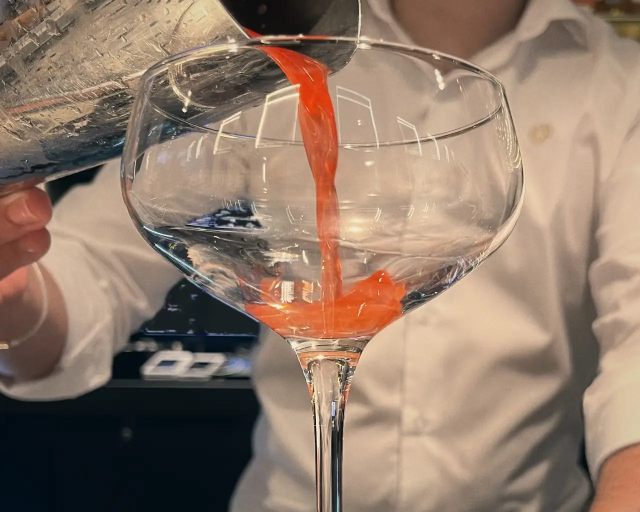
#> input picture src/assets/secuencias/llenado/01.webp, 1280 x 1024 px, given in place of touza-2.webp, which was not available (shown at 1/2 size)
$ python hoja_antes_despues.py   (older library calls are emulated)
#> lines starting #> are read from the running program, lines starting #| are printed output that depends on the picture; after the words box and inside, x2 and y2 are one past the last pixel; in counts of white or black regions, pixels touching at a corner belong together
### scripts/retoque/receta.py
"""
Receta de color única de Touza («la misma noche»).

Especificación: touza-recursos/auditoria/medios-animaciones.md, sección 4.
La usan retocar_fotos.py (maestros de la web), llenado.py (secuencia del hero
de /carta) y videos.py (bucle del hero y franja de clips).

La receta tiene dos partes:

1. El «look» común (`look`): curva de tono, saturación y virado de sombras a
   azul petróleo / luces a ámbar. Es una función píxel a píxel, así que se
   exporta tal cual como LUT 3D (`escribir_cube`, touza-noche.cube) y es lo
   que se aplica también a los vídeos con `ffmpeg lut3d`.
2. Lo que depende de la foto o del entorno del píxel y no cabe en una LUT:
   balance de blancos y exposición por foto (para llevarlas todas al mismo
   punto antes del look), reducción de ruido en sombras, nitidez suave,
   viñeteado y grano. Los ajustes por foto están en retocar_fotos.py.

Todo trabaja en float32 con valores sRGB en [0, 1] salvo donde se indica
«lineal». Sin dependencias fuera de numpy + OpenCV (cv2).
"""
from __future__ import annotations

import zlib
from dataclasses import dataclass, field

import cv2
import numpy as np

# ─────────────────────────── parámetros comunes ────────────────────────────
# Curva de tono: negro levantado (≈8/255, teñido de petróleo), medios más
# densos (gamma 0,93) y hombro suave que empieza hacia 220-235 y deja el
# blanco en ≈239/255 (el mármol quemado recupera algo de textura).
NEGRO = np.array([5.0, 9.0, 11.0], np.float32) / 255.0  # luma ≈ 8
GAMMA_MEDIOS = 0.93
RODILLA = 0.86  # inicio del hombro (≈219/255), tras levantar negros y gamma
BLANCO_ASINTOTA = 0.965  # el blanco puro (255) acaba en ≈239

# Saturación: -6 % global, naranjas -10 % más; los rojos de las copas, intactos.
SAT_GLOBAL = 0.94
SAT_NARANJA_EXTRA = -0.10
SAT_ROJO_EXTRA = +0.06  # compensa el -6 % global → los rojos quedan al 100 %

# Virado (split-toning). Tintes de la auditoría: sombras #0E2A33 (azul
# petróleo), luces #F2C078 (ámbar). Se aplica el croma del tinte, sin tocar la
# luminancia; «fuerza» es el desplazamiento máximo en tanto por uno (0,018 ≈
# 4,6 niveles de 255 en el canal más afectado).
TINTE_SOMBRAS = np.array([0x0E, 0x2A, 0x33], np.float32) / 255.0
TINTE_LUCES = np.array([0xF2, 0xC0, 0x78], np.float32) / 255.0
FUERZA_SOMBRAS = 0.022
FUERZA_LUCES = 0.018

# Espaciales (no van en la LUT).
VINETA = 0.12  # -12 % en las esquinas
GRANO = 0.014  # desviación del grano en los medios (≈3,6 niveles de 255; ≈2 % pico a pico en sombras)
GRANO_LADO_REF = 1600  # el grano se genera a 1600 px de lado largo: mismo tamaño aparente en todas
NITIDEZ_RADIO = 0.6
NITIDEZ_CANTIDAD = 0.6

LUMA = np.array([0.2126, 0.7152, 0.0722], np.float32)


# ─────────────────────────────── utilidades ────────────────────────────────
def a_lineal(x: np.ndarray) -> np.ndarray:
    x = np.clip(x, 0.0, 1.0)
    return np.where(x <= 0.04045, x / 12.92, ((x + 0.055) / 1.055) ** 2.4).astype(np.float32)


def a_srgb(x: np.ndarray) -> np.ndarray:
    x = np.clip(x, 0.0, 1.0)
    return np.where(x <= 0.0031308, x * 12.92, 1.055 * np.power(x, 1 / 2.4) - 0.055).astype(np.float32)


def luma(rgb: np.ndarray) -> np.ndarray:
    return (rgb @ LUMA).astype(np.float32)


# [90 lines left out: functions suavizado, ventana_tono, tono_hsv, curva, look, escribir_cube and 1 more, not called in this run]


def relacion_rb(rgb: np.ndarray) -> float:
    return float(rgb[..., 0].mean() / max(rgb[..., 2].mean(), 1e-6))


# [103 lines left out: functions buscar_balance, reducir_ruido, nitidez, mascara_vineta, vineta, grano, not called in this run]


# ─────────────────────────────── la receta ─────────────────────────────────
@dataclass
class Ajustes:
    """Ajustes por foto (los de la tabla de la auditoría)."""

    rb_objetivo: float | None = None  # R/B final buscado (None = no tocar el balance)
    rb_zona_luz: bool = False  # medir el R/B solo en lo iluminado
    ev: float = 0.0  # exposición global
    ev_mascara: float = 0.0  # exposición solo donde hay luz (la «T» retroiluminada)
    ruido: float = 4.0  # h del NLM en sombras (0 = nada)
    nitidez: float = NITIDEZ_CANTIDAD
    vineta: float = VINETA
    grano: float = GRANO
    notas: str = ""
    extra: dict = field(default_factory=dict)


# [31 lines left out: functions mascara_luz, preparar, retocar, not called in this run]


def medir(rgb: np.ndarray) -> dict:
    """Las mismas medidas de la auditoría: luz media, % negros, R/B y ruido en sombras."""
    a = np.clip(rgb, 0, 1).astype(np.float32) * 255.0
    lum = a @ np.array([0.299, 0.587, 0.114], np.float32)
    base = cv2.GaussianBlur(lum, (0, 0), 2)
    hp = lum - base
    sombras = base < 60
    return {
        "luz": round(float(lum.mean()), 1),
        "negros": round(float((lum < 30).mean() * 100), 1),
        "rb": round(relacion_rb(a), 3),
        "ruido": round(float(hp[sombras].std()) if sombras.any() else 0.0, 2),
    }

### scripts/retoque/hoja_antes_despues.py
"""
Hoja de antes/después del retoque (fotos, secuencia del llenado y vídeos).

Uso (desde la raíz del repo, después de retocar y generar los vídeos):

    python scripts/retoque/hoja_antes_despues.py --videos <carpeta con los vídeos de origen>

Antes = touza-recursos/auditoria/originales-sin-retoque (y el vídeo de origen
con el mismo tramo y recorte, sin la LUT). Después = lo que hay en el repo.
Sale en touza-recursos/auditoria/retoque-antes-despues.jpg.
"""
from __future__ import annotations

import argparse
import subprocess
import sys
import tempfile
from pathlib import Path

import numpy as np
from PIL import Image, ImageDraw, ImageFont

sys.path.insert(0, str(Path(__file__).resolve().parent))
import receta as R  # noqa: E402
import retocar_fotos as F  # noqa: E402
import videos as V  # noqa: E402

RAIZ = F.RAIZ
AUDITORIA = RAIZ.parent / "touza-recursos" / "auditoria"
ANCHO_HOJA = 2400
ALTO_FOTO = 380
MARGEN = 14
FONDO = (22, 22, 24)
TEXTO = (235, 228, 214)
GRIS = (150, 146, 140)


def fuente(tam: int) -> ImageFont.ImageFont:
    for nombre in ("segoeui.ttf", "arial.ttf", "DejaVuSans.ttf"):
        try:
            return ImageFont.truetype(nombre, tam)
        except OSError:
            continue
    return ImageFont.load_default()


F_TITULO, F_ETIQUETA, F_DATO = fuente(30), fuente(17), fuente(14)


def ficha(antes: Image.Image, despues: Image.Image, titulo: str, dato: str, alto: int = ALTO_FOTO) -> Image.Image:
    w = round(antes.width * alto / antes.height)
    a = antes.convert("RGB").resize((w, alto), Image.LANCZOS)
    d = despues.convert("RGB").resize((w, alto), Image.LANCZOS)
    t = Image.new("RGB", (2 * w + 4, alto + 48), FONDO)
    t.paste(a, (0, 0))
    t.paste(d, (w + 4, 0))
    dib = ImageDraw.Draw(t)
    dib.text((4, alto + 4), titulo, font=F_ETIQUETA, fill=TEXTO)
    dib.text((4, alto + 26), dato, font=F_DATO, fill=GRIS)
    for x, txt in ((6, "antes"), (w + 10, "después")):
        dib.rectangle([x - 2, 4, x + 62, 24], fill=(0, 0, 0))
        dib.text((x + 2, 5), txt, font=F_DATO, fill=TEXTO)
    return t


def montar(secciones: list[tuple[str, list[Image.Image]]]) -> Image.Image:
    filas: list[tuple[str | None, list[Image.Image]]] = []
    for titulo, fichas in secciones:
        filas.append((titulo, []))
        actual: list[Image.Image] = []
        ancho = 0
        for f in fichas:
            if actual and ancho + f.width > ANCHO_HOJA - MARGEN:
                filas.append((None, actual))
                actual, ancho = [], 0
            actual.append(f)
            ancho += f.width + MARGEN
        if actual:
            filas.append((None, actual))
    alto_total = MARGEN + sum((52 if t else max(f.height for f in fs) + MARGEN) for t, fs in filas)
    hoja = Image.new("RGB", (ANCHO_HOJA, alto_total), FONDO)
    dib = ImageDraw.Draw(hoja)
    y = MARGEN
    for titulo, fs in filas:
        if titulo:
            dib.text((MARGEN, y + 8), titulo, font=F_TITULO, fill=TEXTO)
            y += 52
            continue
        x = MARGEN
        for f in fs:
            hoja.paste(f, (x, y))
            x += f.width + MARGEN
        y += max(f.height for f in fs) + MARGEN
    return hoja


def dato(img: Image.Image) -> dict:
    return R.medir(np.asarray(img.convert("RGB"), np.float32) / 255.0)


def fotograma_origen(fuente: Path, t: float, cadena: str) -> Image.Image:
    with tempfile.TemporaryDirectory() as d:
        png = Path(d) / "f.png"
        subprocess.run(["ffmpeg", "-v", "error", "-y", "-ss", f"{t:.3f}", "-i", str(fuente), "-frames:v", "1",
                        "-vf", cadena + ",format=rgb24", str(png)], check=True)
        return Image.open(png).convert("RGB")


def main() -> None:
    ap = argparse.ArgumentParser(description=__doc__, formatter_class=argparse.RawDescriptionHelpFormatter)
    ap.add_argument("--antes", type=Path, default=F.ORIGEN_DEFECTO)
    ap.add_argument("--videos", type=Path, help="carpeta con los vídeos de origen (si no, solo fotos)")
    ap.add_argument("--salida", type=Path, default=AUDITORIA / "retoque-antes-despues.jpg")
    args = ap.parse_args()

    secciones = []
    fichas = []
    for nombre, aj in F.AJUSTES.items():
        a = Image.open(args.antes / f"{nombre}.webp")
#> a is the input picture: PIL image 1280x1024 RGB; mean R, G, B 144.8, 122.2, 105.4
        d = Image.open(F.DESTINO / f"{nombre}.webp")
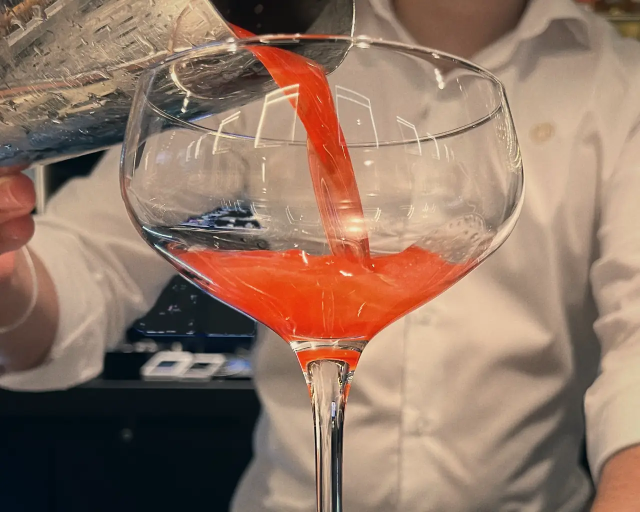
#> input picture src/assets/secuencias/llenado/02.webp, 1280 x 1024 px, given in place of touza-2.webp, which was not available (shown at 1/2 size)
#> d is the input picture: PIL image 1280x1024 RGB; mean R, G, B 145.5, 117.7, 100.5
        ma, md = dato(a), dato(d)
#> in medir, `hp = lum - base`:
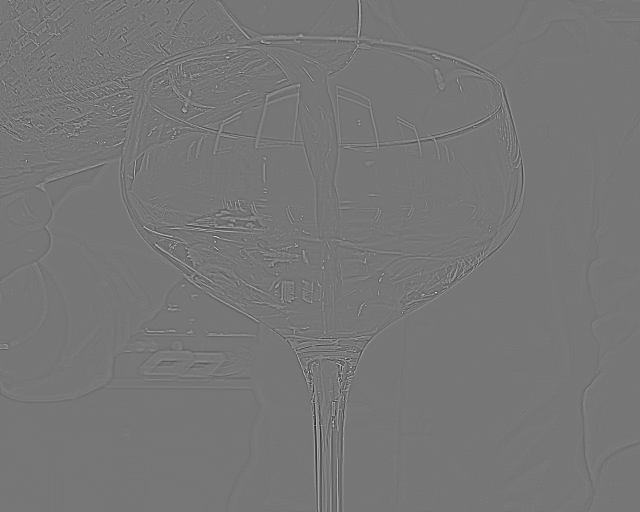
#> hp: shape (1024, 1280) float32 (shown at 1/2 size); min -129.6, max 148, mean 0; drawn with min black and max white
#> in medir, `sombras = base < 60`:
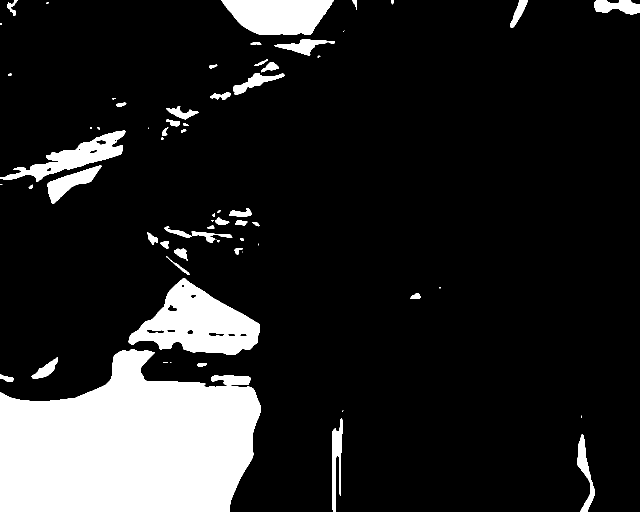
#> sombras: shape (1024, 1280) bool (shown at 1/2 size); 14.4% white; 66 white regions (17 under 20 px), largest, box (x1, y1, x2, y2) and area: (0, 698, 521, 1024) 126152, (257, 557, 520, 710) 21549, (443, 0, 668, 70) 11987
#> in medir (call 2), `lum = a @ np.array([0.299, 0.587, 0.114], np.float32)`:
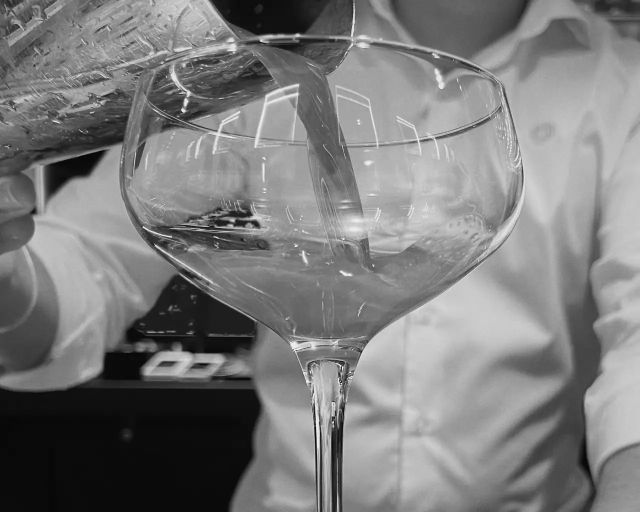
#> lum: shape (1024, 1280) float32 (shown at 1/2 size); min 0.228, max 253.9, mean 124.1
#> in medir (call 2), `sombras = base < 60`:
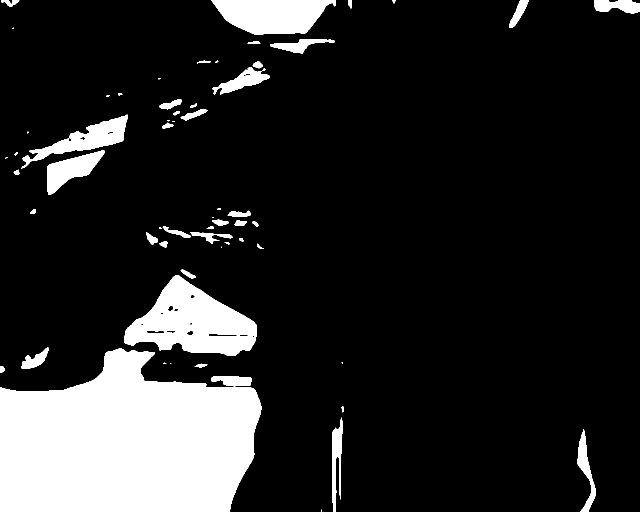
#> sombras: shape (1024, 1280) bool (shown at 1/2 size); 15.1% white; 61 white regions (15 under 20 px), largest, box (x1, y1, x2, y2) and area: (0, 697, 523, 1024) 131537, (248, 550, 514, 711) 24012, (423, 0, 672, 70) 12615
#> ma = {'luz': 127, 'negros': 11.3, 'rb': 1.37, 'ruido': 3.67}; md = {'luz': 124.1, 'negros': 12, 'rb': 1.45, 'ruido': 3.49}
        texto = (f"luz {ma['luz']:.0f}→{md['luz']:.0f} · R/B {ma['rb']:.2f}→{md['rb']:.2f} · "
                 f"ruido {ma['ruido']:.1f}→{md['ruido']:.1f}")
        fichas.append(ficha(a, d, f"{nombre} · {aj.notas.split(':')[-1].strip()}"[:58], texto))
#> in ficha, `t.paste(a, (0, 0))`:
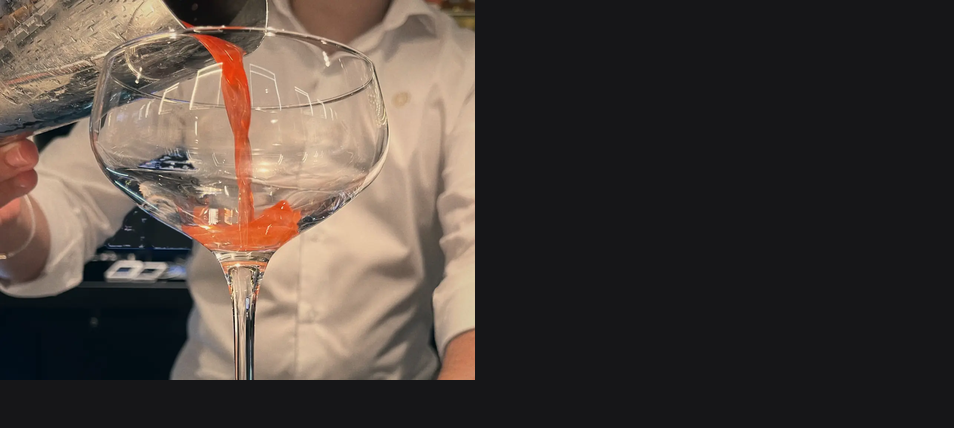
#> t: PIL image 954x428 RGB; mean R, G, B 76.3, 66.3, 60
#> in ficha, `t.paste(d, (w + 4, 0))`:
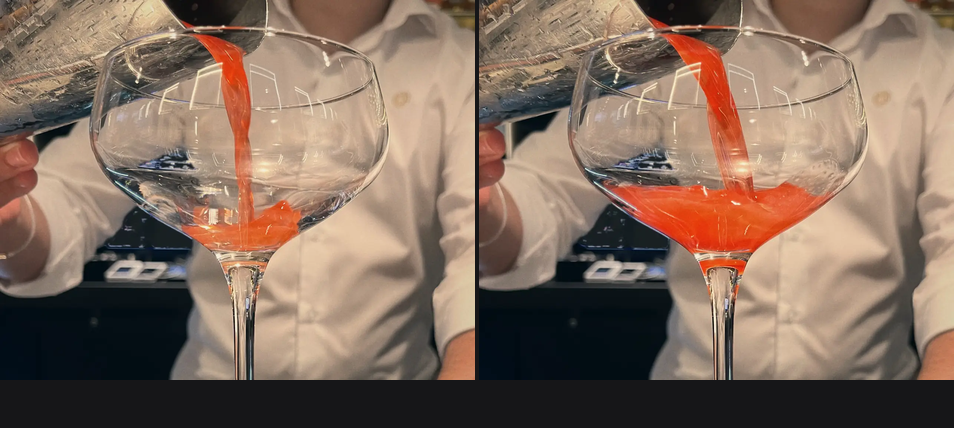
#> t: PIL image 954x428 RGB; mean R, G, B 130.9, 108.6, 93.8
    secciones.append(("Fotos de la web (15 maestros) — receta única + LUT touza-noche.cube", fichas))

    llen = RAIZ / "src" / "assets" / "secuencias" / "llenado"
    fichas = []
    for i in (1, 4, 10):
        a = Image.open(args.antes / "llenado" / f"{i:02d}.webp")
        d = Image.open(llen / f"{i:02d}.webp")
        fichas.append(ficha(a, d, f"llenado {i:02d}.webp", "realineado sobre la copa · monitor del TPV apagado", 300))
    secciones.append(("Secuencia del llenado (hero de /carta)", fichas))

    if args.videos:
        fichas = []
        h = V.HERO
        cadena = f"zscale=matrixin={h['matriz']}:rangein={h['rango']}:transferin=709:primariesin=709"
        a = fotograma_origen(args.videos / h["fuente"], h["inicio"] + h["fundido"], cadena)
        d = Image.open(RAIZ / "src" / "assets" / "videos" / "hero" / "poster.webp")
        fichas.append(ficha(a, d, "hero · C029 (1-6 s), bucle 4 s", "póster = primer fotograma del bucle", 420))
        for c in V.CLIPS:
            cfg = {**V.CLIP_COMUN, **c}
            x = V.paneo_en(c["paneo"], 0.0)
            cadena = (f"zscale=matrixin={cfg['matriz']}:rangein={cfg['rango']}:transferin=709:primariesin=709,"
                      f"crop=1080:1920:{int(x)}:0,scale={cfg['ancho']}:{cfg['alto']}")
            a = fotograma_origen(args.videos / c["fuente"], c["inicio"], cadena)
            d = Image.open(RAIZ / "src" / "assets" / "videos" / "clips" / f"{c['nombre']}.webp")
            fichas.append(ficha(a, d, f"{c['nombre']} · {c['fuente']}", f"{c['inicio']}-{c['fin']} s", 420))
        secciones.append(("Vídeos de la portada (primer fotograma: origen sin retocar / póster con la LUT)", fichas))

    hoja = montar(secciones)
    args.salida.parent.mkdir(parents=True, exist_ok=True)
    hoja.save(args.salida, "JPEG", quality=84, optimize=True)
    print(f"{args.salida} ({hoja.width}×{hoja.height})")


if __name__ == "__main__":
#> (the run stopped early here; a loop or call above may not have finished)
